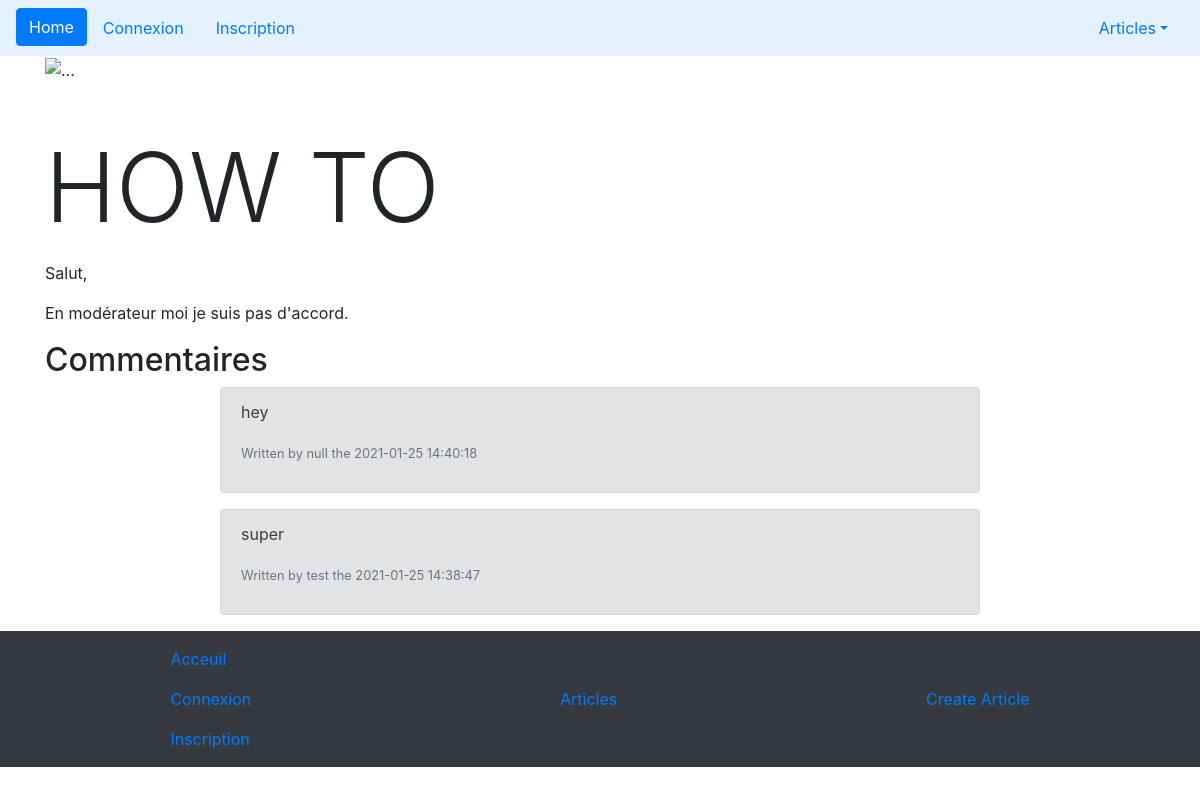
Screenshot of /view/article.php?id=38 with the database file from the repository.
### tables this page shows
CREATE TABLE `articles` (
  `id` int(11) NOT NULL,
  `title` varchar(255) NOT NULL,
  `article` text NOT NULL,
  `id_utilisateur` int(11) NOT NULL,
  `id_categorie` int(11) NOT NULL,
  `date` timestamp NOT NULL DEFAULT CURRENT_TIMESTAMP ON UPDATE CURRENT_TIMESTAMP
);

CREATE TABLE `commentaires` (
  `id` int(11) NOT NULL,
  `commentaire` varchar(1024) NOT NULL,
  `id_article` int(11) NOT NULL,
  `id_utilisateur` int(11) NOT NULL,
  `date` timestamp NOT NULL DEFAULT CURRENT_TIMESTAMP ON UPDATE CURRENT_TIMESTAMP
);

CREATE TABLE `utilisateurs` (
  `id` int(11) NOT NULL,
  `login` varchar(255) NOT NULL,
  `password` varchar(255) NOT NULL,
  `email` varchar(255) NOT NULL,
  `id_droits` int(11) NOT NULL
);

### App/App.php (called while the page is built, shortened)
<?php
class App
{
    protected $conf;
    protected $db;
    public function __construct()
    {
        return $this;
    }
    public function autoload($classNameAndNamespace)
    {
        $classFile = str_replace('\\', '/', $classNameAndNamespace) . '.php';
    }
    public function loadConfiguration()
    {
        $this->conf = $conf;
    }
    public function getDb()
    {
        if ($this->db === NULL) {
            $PDOhandeler = new PDOHandeler($this->conf);
            $this->db = $PDOhandeler->db;
        }
        return $this->db;
    }
}

### conf/conf.php (called while the page is built)
<?php
$conf = [
    'host' => 'localhost',
    'login' => 'root',
    'password' => '',
    'dbname' => 'blog'
];

### core/PDOHandeler.php (called while the page is built, shortened)
<?php
class PDOHandeler
{
    protected $host;
    protected $login;
    protected $password;
    protected $dbname;
    public function __construct(array $conf)
    {
        foreach ($conf as $param => $value) {
            $method = 'set' . ucfirst($param);
        }
    }
    public function connect()
    {
        $this->db = new PDO("mysql:host={$this->host};dbname={$this->dbname}", $this->login, $this->password);
        $this->db->setAttribute(PDO::ATTR_ERRMODE, PDO::ERRMODE_EXCEPTION);
        $this->db->exec('SET NAMES utf8');
        return $this->db;
    }
    public function setLogin(string $login): void
    {
        $this->login = $login;
    }
    public function setHost(string $host): void
    {
        $this->host = $host;
    }
    public function setPassword(string $password): void
    {
        $this->password = $password;
    }
    public function setDbname(string $dbname): void
    {
        $this->dbname = $dbname;
    }
}

### core/Manager.php (called while the page is built, shortened)
<?php
abstract class Manager
{
    protected $db;
    protected $tableName;
    protected $EntityClassName;
    public function __construct($db)
    {
        $this->db = $db;
        $this->tableName = $this->getTableName();
        $this->EntityClassName = $this->getEntityClassName();
    }
    public function getById($id)
    {
        $SQL = "SELECT * FROM {$this->tableName} WHERE id = " . (int) $id;
        $sth = $this->db->query($SQL);
        $sth->setFetchMode(PDO::FETCH_CLASS, $this->EntityClassName);
        return $sth->fetch();
    }
    public function getTableName()
    {
        $tableName = strtolower(str_replace('Manager', '', get_class($this)));
        $tableName = explode('\\', $tableName);
        $tableName = end($tableName);
        return $tableName;
    }
    public function getEntityClassName()
    {
        return 'App\Entity\\' . ucfirst($this->tableName) . 'Entity';
    }
}

### App/Manager/CommentairesManager.php (called while the page is built, shortened)
<?php
class CommentairesManager extends Manager
{
    public function getAllByArticleId(int $id_article)
    {
        $SQL = "SELECT commentaires.commentaire,
                        commentaires.date,
                        utilisateurs.login,
                        commentaires.id,
                        commentaires.id_article
                FROM {$this->tableName}
                JOIN utilisateurs ON commentaires.id_utilisateur = utilisateurs.id
                WHERE id_article = $id_article
                ORDER BY commentaires.id DESC;";
        $sth = $this->db->query($SQL);
        $sth->setFetchMode(PDO::FETCH_CLASS, $this->EntityClassName);
        return $sth->fetchAll();
    }
}

### view/article.php (the view, shortened to what this page needs)
<?php
require '../App/App.php';
$App = new App;
if (isset($_GET['id'])) {
    $id = $_GET['id'];
} else {
    header('Location: index.php?404');
}
$articlesManager = new ArticlesManager($App->getDb());
$article = $articlesManager->getById($id);
$commentairesManager = new CommentairesManager($App->getDb());
$commentaires = $commentairesManager->getAllByArticleId($id);
require_once('template/header.php');
?>
<div class="container">
    <img class="centered-and-cropped--height" src="../public/image/article_mainpic_<?= $article->id ?>.jpg" alt="...">
    <h1 class="display-1 mt-5 mb-0"><?= $article->title; ?></h1>
    <p><?= $article->article; ?></p>
    <h2>Commentaires</h2>
    <div class="row justify-content-center">
        <?php
        foreach ($commentaires as $commentaire) { ?>
            <div class="col-8 alert alert-secondary" role="alert">
                <p class="text"><?= $commentaire->commentaire ?></p>
                <p class="text"><small class="text-muted">Written by <?= $commentaire->login ?> the <?= $commentaire->date ?></small></p>
            </div>
        <?php }
        ?>
    </div>
</div>
<?php
require_once('template/footer.php');

### public/css/style.css (style rules this page uses)
.centered-and-cropped--height { object-fit: cover; width: 100%; height: 30rem; }

### rows the page displays
articles: title "HOW TO", article "Salut, En modérateur moi je suis pas d'accord."
commentaires: commentaire "hey", id_utilisateur.login "null", date "2021-01-25 14:40:18"
commentaires: commentaire "super", id_utilisateur.login "test", date "2021-01-25 14:38:47"
